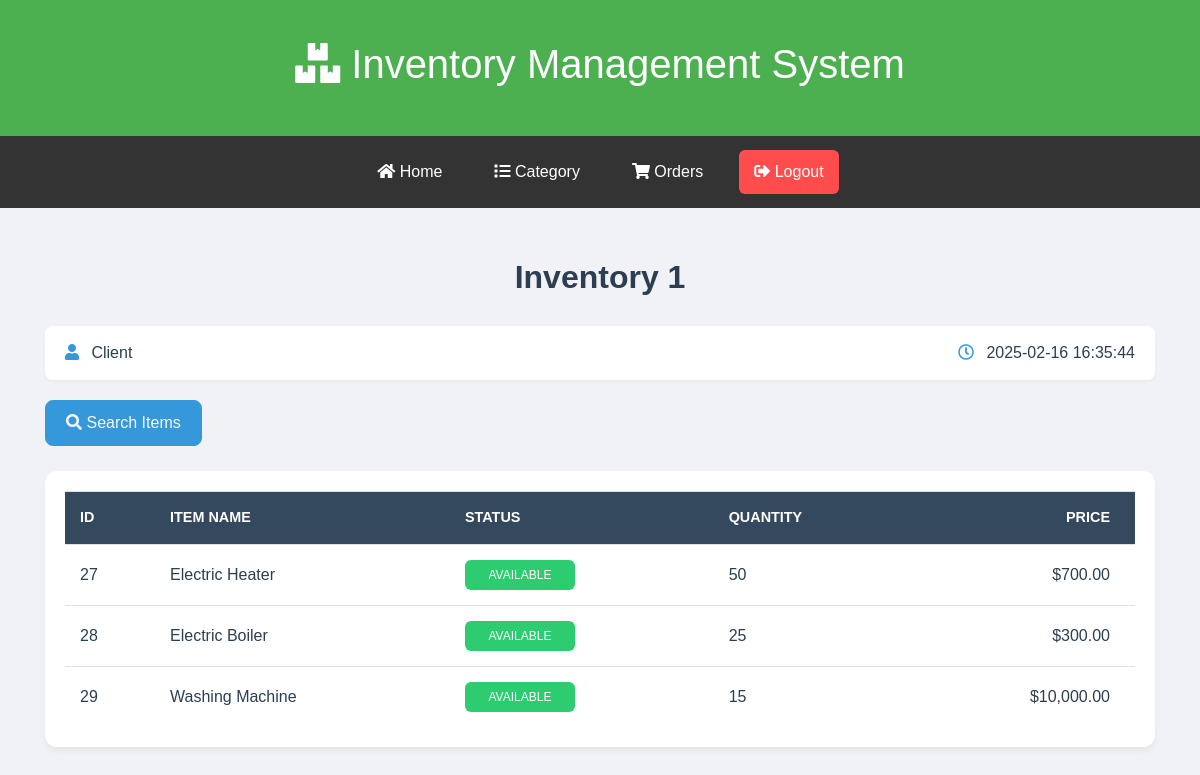
Page /display1.1.php on the committed database.
### tables this page shows
CREATE TABLE `inventory1` (
  `id` int(11) NOT NULL,
  `name` varchar(255) NOT NULL,
  `Status` varchar(50) NOT NULL,
  `quantity` int(11) NOT NULL,
  `price` decimal(10,2) NOT NULL
);

### display1.1.php (the view, shortened to what this page needs)
<?php
include 'db.php';
?>
<!doctype html>
<html lang="en">
<head>
    <link rel="stylesheet" href="https://stackpath.bootstrapcdn.com/bootstrap/4.5.2/css/bootstrap.min.css">
    <link rel="stylesheet" href="https://cdnjs.cloudflare.com/ajax/libs/font-awesome/5.15.4/css/all.min.css">
</head>
<body>
<header>
        <h1><i class="fas fa-boxes"></i> Inventory Management System</h1>
    </header>
    <nav>
        <a href="home1.php" style="text-decoration:none;"><i class="fa fa-home"></i> Home</a>
        <a href="category1.php" style="text-decoration:none;"><i class="fa fa-list"></i> Category</a>
        <a href="view_orders.php" style="text-decoration:none;"><i class="fa fa-shopping-cart"></i> Orders</a>
        <a href="logout.php" class="nav-link logout-btn" name="logout" onclick="return confirmLogout();">
            <i class="fa fa-sign-out-alt"></i> Logout
        </a>
    </nav>
<div class="container">
    <h2 class="text-center">Inventory 1</h2>
    <div class="user-info">
    <div>
        <i class="fas fa-user" style="margin-right: 8px; color: #3498db;"></i>     <?php echo htmlspecialchars('Client'); ?>
    </div>
    <div>
        <i class="far fa-clock" style="margin-right: 8px; color: #3498db;"></i> <span id="current-time"><?php echo date('Y-m-d H:i:s'); ?></span>
    </div>
</div>
    <div class="d-flex justify-content-between button-container">
        <button class="btn btn-search text-white">
            <a href="search1.1.php" class="text-light" style="text-decoration: none;">
                <i class="fas fa-search"></i> Search Items
            </a>
        </button>
    </div>
    <div class="table-container">
        <table class="table">
            <thead>
                <tr>
                    <th>Id</th>
                    <th>Item Name</th>
                    <th>Status</th>
                    <th>Quantity</th>
                    <th>Price</th>
                </tr>
            </thead>
            <tbody>
                <?php
                $sql = "SELECT * FROM inventory1";
                $result = mysqli_query($conn, $sql);
                if ($result) {
                    while ($row = mysqli_fetch_assoc($result)) {
                        $id = $row['id'];
                        $item = $row['name'];
                        $status = $row['Status'];
                        $qnt = $row['quantity'];
                        $price = $row['price'];
                        $statusClass = ($status == 'Available') ? 'status-available' : 'status-not-available';
                        echo '<tr>
                            <td>' . $id . '</td>
                            <td>' . $item . '</td>
                            <td><span class="status-badge ' . $statusClass . '">' . $status . '</span></td>
                            <td>' . $qnt . '</td>
                            <td>$' . number_format($price, 2) . '</td>
                        </tr>';
                    }
                } else {
                    echo '<tr><td colspan="6" class="text-danger">Error fetching data: ' . mysqli_error($conn) . '</td></tr>';
                }
                ?>
            </tbody>
        </table>
    </div>
</div>
</body>
</html>

### display1.1.php (style rules this page uses)
* { margin: 0; padding: 0; box-sizing: border-box; }
body { background-color: #f0f2f5; font-family: 'Arial', sans-serif; }
header { background-color: #4CAF50; color: white; padding: 40px; text-align: center; }
nav { background-color: #333; display: flex; align-items: center; justify-content: center; padding: 10px; position: relative; }
nav a { color: white; text-align: center; padding: 14px 16px; text-decoration: none; margin: 0 10px; transition: background-color 0.3s, color 0.3s; font-size: 16px; }
.logout-btn { background-color: #ff4d4d; padding: 10px 15px; border-radius: 6px; }
.container { margin-top: 50px; margin-bottom: 50px; }
h2 { color: #2c3e50; margin-bottom: 30px; font-weight: 600; text-align: center; }
.user-info { background-color: #fff; padding: 15px 20px; border-radius: 8px; box-shadow: 0 2px 4px rgba(0, 0, 0, 0.04); margin-bottom: 20px; color: #2c3e50; display: flex; justify-content: space-between; align-items: center; }
.user-info i { margin-right: 8px; color: #3498db; }
.button-container { margin-bottom: 25px; display: flex; gap: 10px; }
.btn-search { background-color: #3498db; border-color: #3498db; padding: 10px 20px; border-radius: 8px; transition: all 0.3s ease; display: flex; align-items: center; gap: 8px; }
.table-container { background-color: #fff; border-radius: 12px; box-shadow: 0 4px 6px rgba(0, 0, 0, 0.05); padding: 20px; overflow-x: auto; }
.table { margin-bottom: 0; width: 100%; }
.table thead { background-color: #34495e; color: #fff; }
.table thead th { border-bottom: none; font-weight: 600; text-transform: uppercase; font-size: 0.9rem; padding: 15px; }
.table thead th:nth-child(5) { text-align: right; padding-right: 25px; }
.table thead th { white-space: nowrap; }
.table td { padding: 15px; vertical-align: middle; color: #2c3e50; }
.status-badge { display: inline-block; padding: 6px 12px; border-radius: 6px; font-weight: 500; font-size: 12px; text-align: center; width: 110px; text-transform: uppercase; white-space: nowrap; }
.status-available { background-color: #2ecc71; color: white; }
.table td:nth-child(5) { text-align: right; padding-right: 25px; }

### rows in the picture
inventory1: id "27", name "Electric Heater", Status "AVAILABLE", quantity "50", price "700.00"
inventory1: id "28", name "Electric Boiler", Status "AVAILABLE", quantity "25", price "300.00"
inventory1: id "29", name "Washing Machine", Status "AVAILABLE", quantity "15", price "10,000.00"
